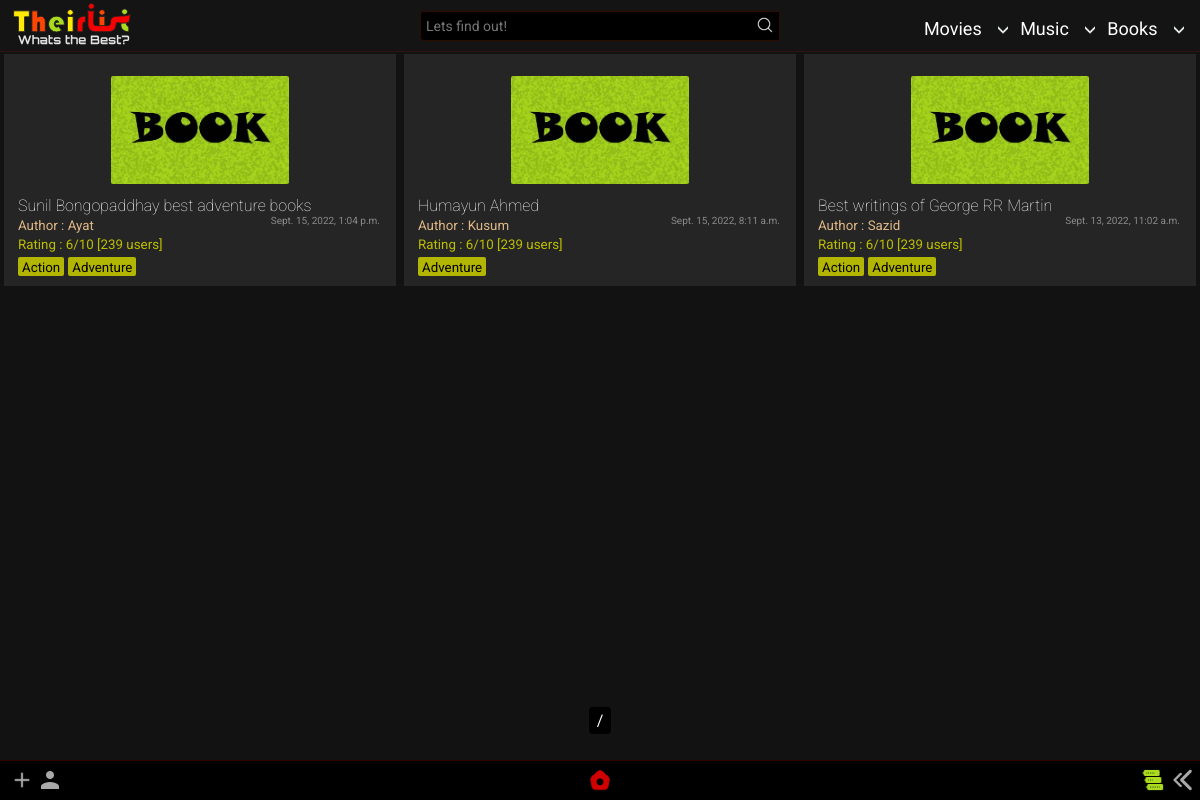
The app's page /home/booklist/, older data.
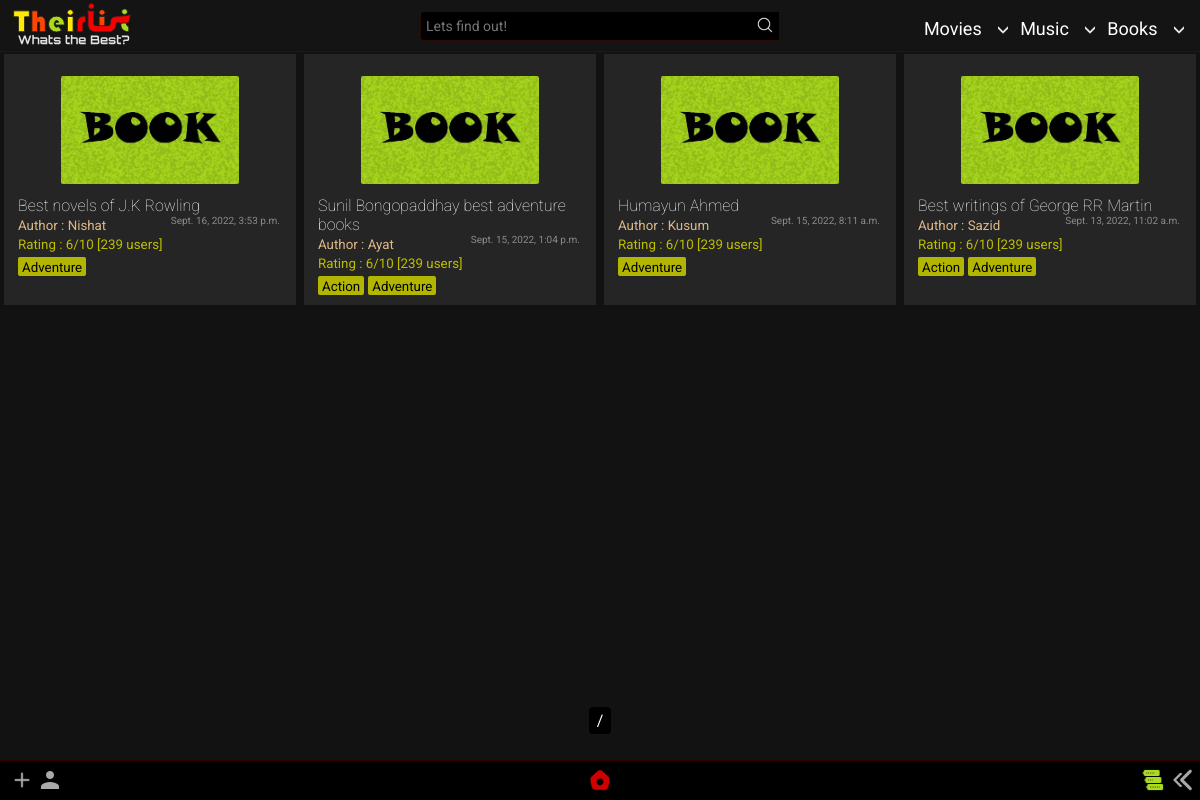
The same page, newer data.
### app/models.py (models this page shows, shortened)
class BookList(models.Model):
    title = models.CharField(max_length=65)
    author = models.ForeignKey('Author',on_delete=models.SET_NULL,null=True)
    genre = models.ManyToManyField('BookGenre')
    posted = models.DateTimeField(auto_now_add=True)
    content = RichTextField(null=True,default=' ')
    type = models.CharField(max_length=10,default="book")
    slug = models.SlugField(max_length= 300,null=True, blank = True, unique=True)

class Author(models.Model):
    name = models.CharField(max_length=300)
    def __str__(self):
        return self.name

class BookGenre(models.Model):
    name = models.CharField(max_length=150)
    def __str__(self):
        return self.name

### app/views.py (the view)
# urls.py: path('booklist/',TheirListBookView.as_view(),name = 'booklist'),
class TheirListBookView(ListView): #books
    model = BookList
    template_name ='app/Booklist_list.html'
    def get_queryset(self, *args, **kwargs):
        qs = super().get_queryset(*args, **kwargs)
        qs = qs.order_by("-id")
        return qs

### templates/app/booklist_list.html (shortened to what this page needs)
{% extends "index.html" %}
{% load static %}
{% block content %}
<section>
  <div class="contain-sec" id="contain-sec">
    {% for lola in object_list %}
    <div class="elements">
      <div class="thumb">
        <img src="{% static 'app/images/book-poster.jpg' %}" width="100px" />
      </div>
      <div class="Title">
        <a href="{{lola.slug}}/"><h4 class="tit">{{lola.title}}</h4></a>
      </div>
      <div class="Author">
        <small>Author : {{lola.author}}<span>{{lola.posted}}</span></small>
      </div>
      <div class="rating"><small>Rating : 6/10 [239 users]</small></div>
        {% for tag in lola.genre.all %}
        <div class="Genre">
        <small>{{ tag }}</small>
        </div>
          {% empty %}
          No tags!
        {% endfor %}
    </div>
    {% endfor %}
  </div>
  <div class="pagination_pages">
    <span class="step-links">
        <span class="current">
        {{ page_obj.number }} / {{ page_obj.paginator.num_pages }}
        </span>
    </span>
  </div>
</section>
{% endblock content %}

### templates/index.html (shortened to what this page needs)
{% load static %}
<!DOCTYPE html>
<html lang="en">
  <head>
    <link rel="stylesheet" href="{% static 'app/css/desk.css' %}" />
    <link rel="stylesheet" href="{% static 'app/css/mobile.css' %}" />
    <link rel="stylesheet" href="{% static 'app/css/search.css' %}" />
    <link rel="stylesheet" href="{% static 'app/css/content_css.css' %}" />
  </head>
  <header>
    <nav class="nav">
      <div class="logo"></div>
      <div class="wrap">
        <form method="GET" action="{% url 'app:search' %}">
        <div class="search">
          <input
            type="text"
            class="searchTerm"
            placeholder="Lets find out!"
            name="query"
            id="query"
          />
          <button type="submit" class="searchButton">
            <img src="{% static 'app/images/search.png' %}">
          </button>
        </div>
      </form>
      </div>
    <div class="nav-menu-list">
        <ul class="nav-main-op">
            <li>
              <a href="{% url 'app:list' %}">Movies</a> <span class="nav-movie-expand"><img src="{% static 'app/images/dropdown.png' %}" alt=""></span>
            </li>
            <li>
              <a href="{% url 'app:musiclist' %}">Music</a> <span class="nav-music-expand"><img src="{% static 'app/images/dropdown.png' %}" alt=""></span>
            </li>
            <li>
              <a href="{% url 'app:booklist' %}">Books</a> <span class="nav-book-expand"><img src="{% static 'app/images/dropdown.png' %}" alt=""></span>
            </li>
          </ul>
      </div>
    </nav>
  </header>
  <body>
    {% block content %}
    {% endblock content %}
    <doc class="doc-bar">
        <div class="doc-stuff-left">
        <div id="add-list-butt" class="add-list"><img id="add-list-butt" src="{% static 'app/images/add.png' %}"></div>
        <div class="user-doc-logo"><img src="{% static 'app/images/user.png' %}"></div>
    </div>
        <div class="doc-stuff-center"><a href="{% url 'app:all' %}"><img src="{% static 'app/images/home.png' %}"></a></div>
        <div class="doc-stuff-right"><img class="com-chat" src="{% static 'app/images/community.png' %}"><button onClick="javascript:history.go(-1);"><img src="{% static 'app/images/back.png' %}" alt=""></button></div>
    </doc>
  </body>
</html>

### static/app/css/desk.css (style rules this page uses)
:root { --rd: #D10000; --white: #ffffff; --rd2: #9DAAF2; }
* { margin: 0; padding: 0; box-sizing: border-box; font-family: 'Roboto', sans-serif; }
body { background-color: #121212; }
.nav { position: fixed; display: flex; justify-content: space-between; flex-wrap: wrap; border-bottom: 1px solid #d1000025; align-items: center; height: 52px; left: 0; right: 0; z-index: 10; background-color: rgb(20, 20, 20); }
.logo { position: absolute; top: 0px; left: 0px; height: 50px; width: 120px; margin: 2px 12px; }
.nav-menu-list { position: absolute; top: 10px; right: 0; margin: 0 16px; }
.nav-main-op { display: flex; flex-direction: row; }
.nav-main-op a { margin: 0 12px; text-decoration: none; color: white; font-size: 18px; transition: all 250ms ease-in-out; }
.nav-main-op li { font-size: 18px; list-style: none; margin: 8px auto; color: white; cursor: pointer; }
.nav-movie-expand img, .nav-music-expand img, .nav-book-expand img { width: 10px; }
.doc-bar { position: fixed; display: flex; flex-wrap: wrap; flex-direction: row; align-items: center; border-top: 1px solid #d100003a; justify-content: space-between; height: 40px; padding-top: 0px; padding-bottom: 6px; left: 0; right: 0; bottom: 0; background-color: black; z-index: 12; }
.doc-stuff-left { display: flex; position: relative; justify-content: flex-start; align-items: center; width: 70px; padding: 3px 0px; margin-bottom: 0px; margin-left: 6px; }
.add-list { height: max-content; }
.add-list img { height: 32px; width: auto; cursor: pointer; }
.user-doc-logo { height: max-content; }
.user-doc-logo img { height: 24px; width: auto; cursor: pointer; }
.doc-stuff-center { width: max-content; display: flex; justify-content: center; }
.doc-stuff-center img { height: 22px; }
.doc-stuff-right { justify-content: end; display: flex; width: 70px; position: relative; margin-right: 6px; }
.doc-stuff-right button { background: none; color: inherit; border: none; padding: 0; font: inherit; cursor: pointer; outline: inherit; }
.doc-stuff-right img { height: 22px; width: 22px }
.doc-stuff-right .com-chat { margin-right: 8px; }

### static/app/css/search.css (style rules this page uses)
.search { width: 100%; position: relative; display: flex; }
.searchTerm { width: 100%; border: 1px solid rgba(255, 68, 0, 0.171); border-right: none; padding: 5px; height: 30px; border-radius: 4px 0 0 4px; outline: none; color: #9dbfaf; background-color: black; font-size: 14px; }
.searchButton { width: 32px; height: 30px; border: 1px solid rgba(255, 68, 0, 0.171); border-left: none; background: black; text-align: center; color: white; border-radius: 0 2px 2px 0; cursor: pointer; font-size: 20px; transition: all 250ms ease-in-out; }
.searchButton img { height: 16px; }
.wrap { width: 30%; position: absolute; top: 50%; left: 50%; transform: translate(-50%, -50%); }

### static/app/css/content_css.css (style rules this page uses)
section { position: relative; z-index: 0; }
a { text-decoration: none; }
.contain-sec { padding-top: 50px; display: grid; width: 100%; grid-template-rows: repeat(auto-fit, minmax(100px, 1fr)); grid-template-columns: repeat(auto-fit, minmax(250px, 1fr)); position: relative; margin-bottom: 100px; }
.elements { padding: 10px 14px; width: auto; background-color: rgb(37, 37, 37); margin: 4px; border-radius: 0px; position: relative; }
.thumb { display: grid; justify-content: center; }
.thumb img { height: 108px; width: auto; border-radius: 2px; margin: 12px; }
.tit { color: white; font-weight: lighter; }
.Author { color: burlywood; }
.Author span { color: rgb(138, 138, 138); position: absolute; margin-right: 16px; right: 0; cursor: pointer; font-size: 10px; }
.rating { color: rgb(190, 190, 0); }
.Genre { margin: 0px 0px; margin-top: 4px; padding: 0px 4px; border-radius: 2px; background-color: rgb(179, 182, 0); color: rgb(0, 0, 0); width: max-content; cursor: pointer; display: inline-block; transition: all 100ms ease-in-out; }
.pagination_pages { color: white; width: 100%; position: fixed; bottom: 70px; text-align: center; }
.step-links { width: max-content; border-radius: 4px; }
.pagination_pages a,.pagination_pages span { color: white; background-color: black; padding: 4px 4px; cursor: pointer!important; }

Row changes from the older to the newer data that the page shows:
added BookList: title "Best novels of J.K Rowling", author "Nishat", posted "Sept. 16, 2022, 3:53 p.m.", BookGenre (name "Adventure")
